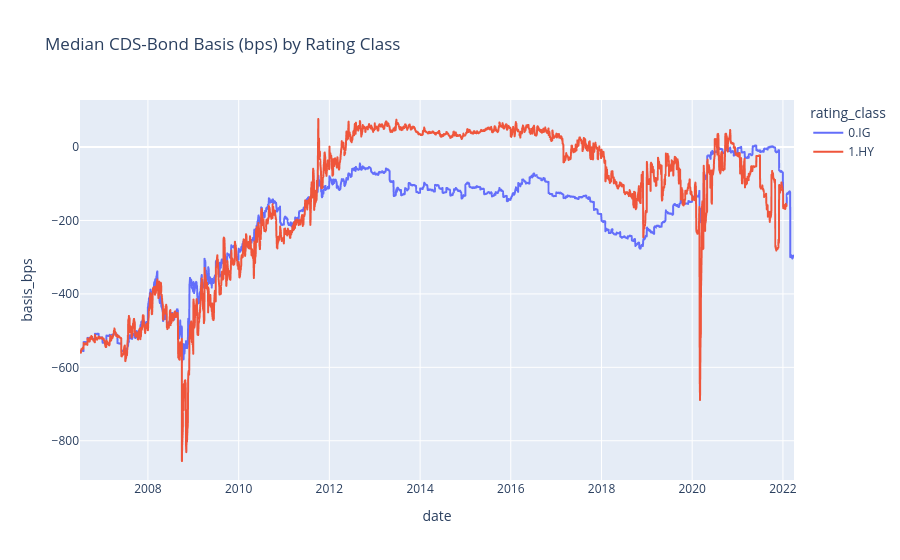

Notebook cell for this chart:
### Markdown cell above
## 6. IG vs HY comparison

### Code cell
ig_hy = basis.groupby(["date", "rating_class"], as_index=False)["basis_bps"].median()
fig = px.line(
    ig_hy,
    x="date",
    y="basis_bps",
    color="rating_class",
    title="Median CDS-Bond Basis (bps) by Rating Class"
)
fig

### Figure 1 — Plotly figure (JSON) as saved in the notebook; plotly's stock layout.template omitted (floating-point values rounded to 4 significant figures; data arrays with more than 128 entries replaced by an {"elided": "..."} marker saying what was removed)
{"data": [{"hovertemplate": "rating_class=0.IG<br>date=%{x}<br>basis_bps=%{y}<extra></extra>", "legendgroup": "0.IG", "line": {"color": "#636efa", "dash": "solid"}, "marker": {"symbol": "circle"}, "mode": "lines", "name": "0.IG", "showlegend": true, "type": "scattergl", "x": {"elided": "4109 str values"}, "xaxis": "x", "y": {"elided": "4109 float values"}, "yaxis": "y"}, {"hovertemplate": "rating_class=1.HY<br>date=%{x}<br>basis_bps=%{y}<extra></extra>", "legendgroup": "1.HY", "line": {"color": "#EF553B", "dash": "solid"}, "marker": {"symbol": "circle"}, "mode": "lines", "name": "1.HY", "showlegend": true, "type": "scattergl", "x": {"elided": "4066 str values"}, "xaxis": "x", "y": {"elided": "4066 float values"}, "yaxis": "y"}], "layout": {"legend": {"title": {"text": "rating_class"}, "tracegroupgap": 0}, "title": {"text": "Median CDS-Bond Basis (bps) by Rating Class"}, "xaxis": {"anchor": "y", "domain": [0.0, 1.0], "title": {"text": "date"}}, "yaxis": {"anchor": "x", "domain": [0.0, 1.0], "title": {"text": "basis_bps"}}}}
